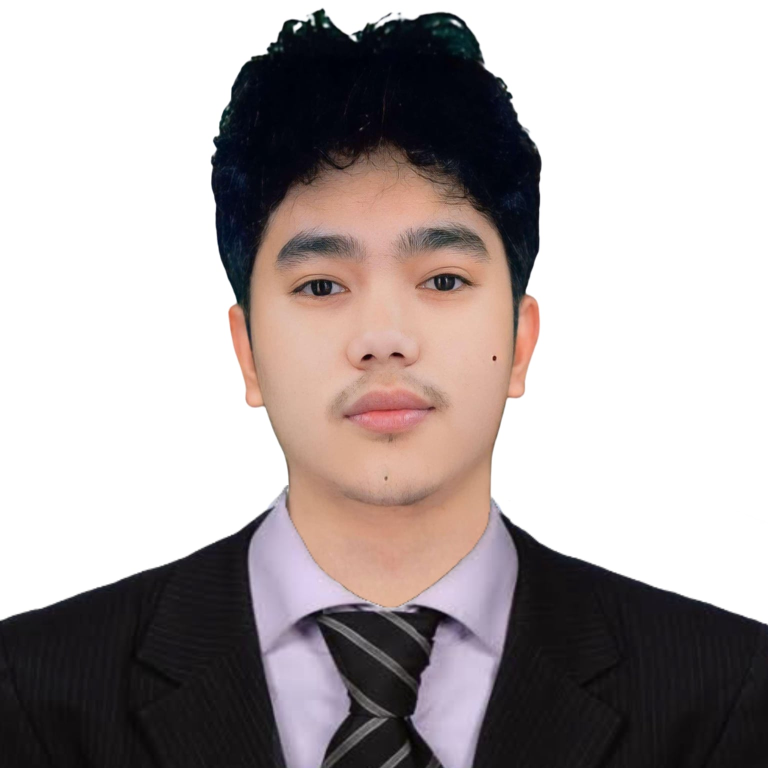
%> input picture out/production/Elective 3/formalpicturekzy.jpg, 1536 x 1536 px (shown at 1/2 size)
$ octave lab2thirdmatlab.m   (GNU Octave 9; MATLAB toolbox functions it lacks are replaced by stand-ins)
%> lines starting %> are read from the running program, lines starting %| are printed output that depends on the picture
% Display color image and resized versions using different interpolation methods
% Load and display original image
I = imread('formalpicturekzy.jpg');
%> I is the input picture: size 1536x1536x3 uint8; mean R, G, B 174.5, 166.5, 166
figure;
subplot(2,2,1);
imshow(I);
title('Original Image');

% Resize using different methods
methods = {'bilinear', 'nearest', 'bicubic'};
titles = {'Bilinear Image', 'Nearest Image', 'Bicubic Image'};

for i = 1:3
%> this loop made 3 passes; what is shown inside it comes from the first
    % Resize image to half size
    resized = imresize(I, 0.5, methods{i});
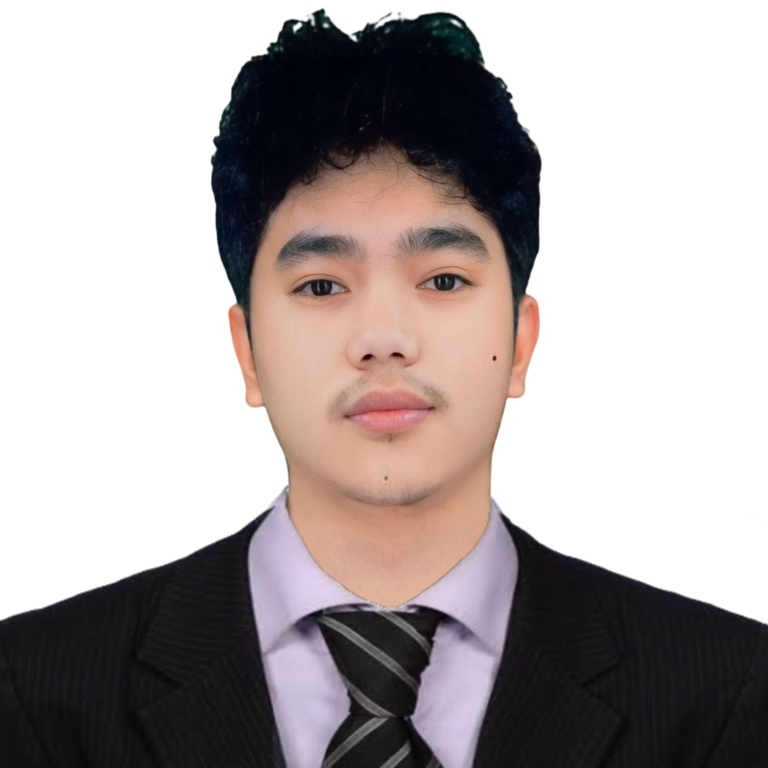
%> resized: size 768x768x3 uint8; mean R, G, B 174.5, 166.5, 166.1

    subplot(2,2,i+1);
    imshow(resized);
    title(titles{i});

    % Add axis with scale
    axis on;
    set(gca, 'XTick', 0:200:size(resized,2));
    set(gca, 'YTick', 0:200:size(resized,1));
    xlabel('X');
    ylabel('Y');
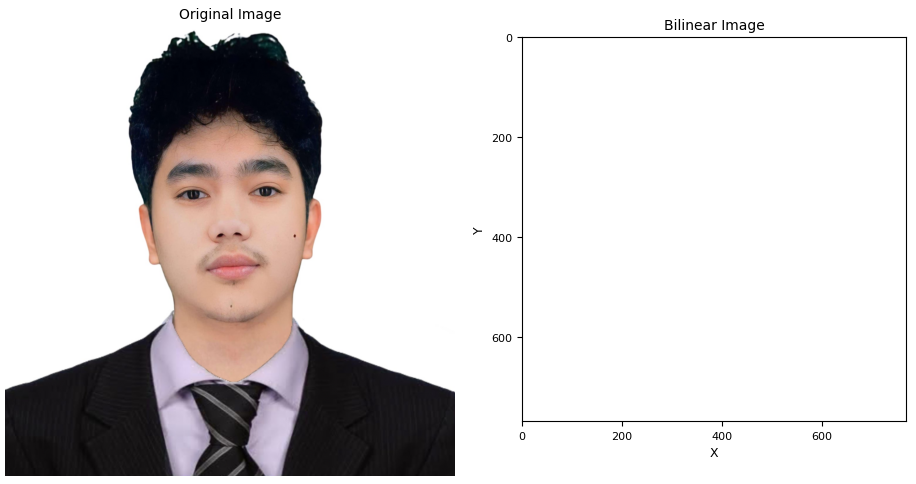
%> figure redrawn from the program's plot data, 2 panels
end

% Add axis to original image too
subplot(2,2,1);
axis on;
set(gca, 'XTick', 0:200:size(I,2));
set(gca, 'YTick', 0:200:size(I,1));
xlabel('X');
ylabel('Y');

% Adjust layout
sgtitle('Image Resizing Comparison');
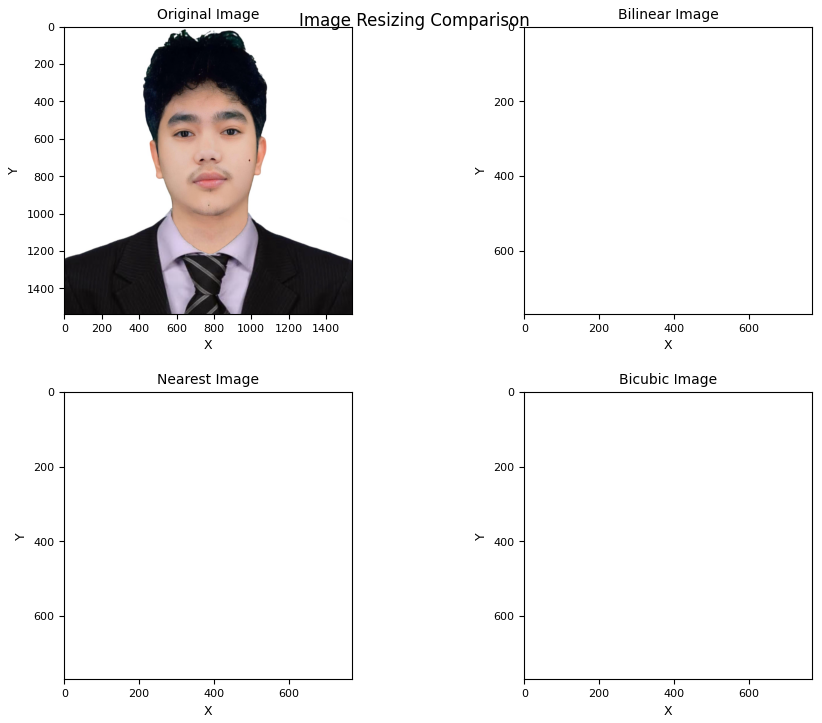
%> figure redrawn from the program's plot data, 4 panels
